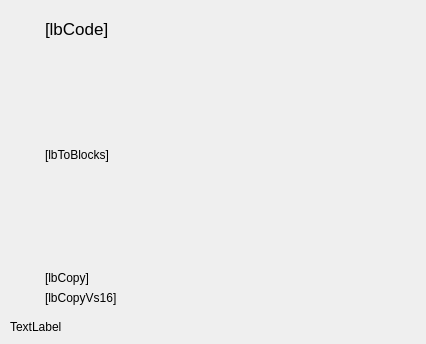
<?xml version="1.0" encoding="UTF-8"?>
<ui version="4.0">
 <class>FmPopupChar</class>
 <widget class="QWidget" name="FmPopupChar">
  <property name="geometry">
   <rect>
    <x>0</x>
    <y>0</y>
    <width>426</width>
    <height>344</height>
   </rect>
  </property>
  <property name="windowTitle">
   <string>Form</string>
  </property>
  <layout class="QVBoxLayout" name="verticalLayout">
   <property name="spacing">
    <number>0</number>
   </property>
   <property name="leftMargin">
    <number>0</number>
   </property>
   <property name="topMargin">
    <number>0</number>
   </property>
   <property name="rightMargin">
    <number>0</number>
   </property>
   <property name="bottomMargin">
    <number>0</number>
   </property>
   <item>
    <widget class="QWidget" name="wiBg" native="true">
     <layout class="QVBoxLayout" name="verticalLayout_3">
      <property name="leftMargin">
       <number>10</number>
      </property>
      <property name="topMargin">
       <number>10</number>
      </property>
      <property name="rightMargin">
       <number>10</number>
      </property>
      <property name="bottomMargin">
       <number>10</number>
      </property>
      <item>
       <widget class="QWidget" name="wiHead" native="true">
        <layout class="QHBoxLayout" name="horizontalLayout" stretch="0,1">
         <property name="leftMargin">
          <number>0</number>
         </property>
         <property name="topMargin">
          <number>0</number>
         </property>
         <property name="rightMargin">
          <number>0</number>
         </property>
         <property name="bottomMargin">
          <number>0</number>
         </property>
         <item>
          <widget class="WiSample" name="wiSample" native="true">
           <property name="minimumSize">
            <size>
             <width>20</width>
             <height>0</height>
            </size>
           </property>
          </widget>
         </item>
         <item>
          <widget class="QWidget" name="wiControl" native="true">
           <layout class="QVBoxLayout" name="verticalLayout_2">
            <item>
             <layout class="QHBoxLayout" name="horizontalLayout_2">
              <item>
               <widget class="QLabel" name="lbCode">
                <property name="font">
                 <font>
                  <pointsize>13</pointsize>
                  <stylestrategy>PreferAntialias</stylestrategy>
                 </font>
                </property>
                <property name="text">
                 <string notr="true">[lbCode]</string>
                </property>
               </widget>
              </item>
              <item>
               <spacer name="horizontalSpacer">
                <property name="orientation">
                 <enum>Qt::Horizontal</enum>
                </property>
                <property name="sizeHint" stdset="0">
                 <size>
                  <width>5</width>
                  <height>5</height>
                 </size>
                </property>
               </spacer>
              </item>
             </layout>
            </item>
            <item>
             <spacer name="verticalSpacer">
              <property name="orientation">
               <enum>Qt::Vertical</enum>
              </property>
              <property name="sizeHint" stdset="0">
               <size>
                <width>20</width>
                <height>40</height>
               </size>
              </property>
             </spacer>
            </item>
            <item>
             <layout class="QHBoxLayout" name="horizontalLayout_3">
              <item>
               <widget class="QLabel" name="lbToBlocks">
                <property name="text">
                 <string notr="true">[lbToBlocks]</string>
                </property>
               </widget>
              </item>
              <item>
               <spacer name="horizontalSpacer_2">
                <property name="orientation">
                 <enum>Qt::Horizontal</enum>
                </property>
                <property name="sizeHint" stdset="0">
                 <size>
                  <width>5</width>
                  <height>5</height>
                 </size>
                </property>
               </spacer>
              </item>
             </layout>
            </item>
            <item>
             <spacer name="verticalSpacer_2">
              <property name="orientation">
               <enum>Qt::Vertical</enum>
              </property>
              <property name="sizeHint" stdset="0">
               <size>
                <width>20</width>
                <height>40</height>
               </size>
              </property>
             </spacer>
            </item>
            <item>
             <layout class="QHBoxLayout" name="horizontalLayout_4">
              <item>
               <widget class="QLabel" name="lbCopy">
                <property name="text">
                 <string notr="true">[lbCopy]</string>
                </property>
               </widget>
              </item>
              <item>
               <spacer name="horizontalSpacer_3">
                <property name="orientation">
                 <enum>Qt::Horizontal</enum>
                </property>
                <property name="sizeHint" stdset="0">
                 <size>
                  <width>5</width>
                  <height>5</height>
                 </size>
                </property>
               </spacer>
              </item>
             </layout>
            </item>
            <item>
             <layout class="QHBoxLayout" name="horizontalLayout_5">
              <item>
               <widget class="QLabel" name="lbCopyVs16">
                <property name="text">
                 <string notr="true">[lbCopyVs16]</string>
                </property>
               </widget>
              </item>
              <item>
               <spacer name="horizontalSpacer_4">
                <property name="orientation">
                 <enum>Qt::Horizontal</enum>
                </property>
                <property name="sizeHint" stdset="0">
                 <size>
                  <width>5</width>
                  <height>5</height>
                 </size>
                </property>
               </spacer>
              </item>
             </layout>
            </item>
           </layout>
          </widget>
         </item>
        </layout>
       </widget>
      </item>
      <item>
       <widget class="QWidget" name="wiInfo" native="true">
        <layout class="QVBoxLayout" name="verticalLayout_4">
         <property name="leftMargin">
          <number>0</number>
         </property>
         <property name="topMargin">
          <number>0</number>
         </property>
         <property name="rightMargin">
          <number>0</number>
         </property>
         <property name="bottomMargin">
          <number>0</number>
         </property>
         <item>
          <widget class="QLabel" name="lbText">
           <property name="text">
            <string>TextLabel</string>
           </property>
          </widget>
         </item>
        </layout>
       </widget>
      </item>
     </layout>
    </widget>
   </item>
  </layout>
 </widget>
 <customwidgets>
  <customwidget>
   <class>WiSample</class>
   <extends>QWidget</extends>
   <header>WiSample.h</header>
   <container>1</container>
  </customwidget>
 </customwidgets>
 <resources/>
 <connections/>
</ui>
